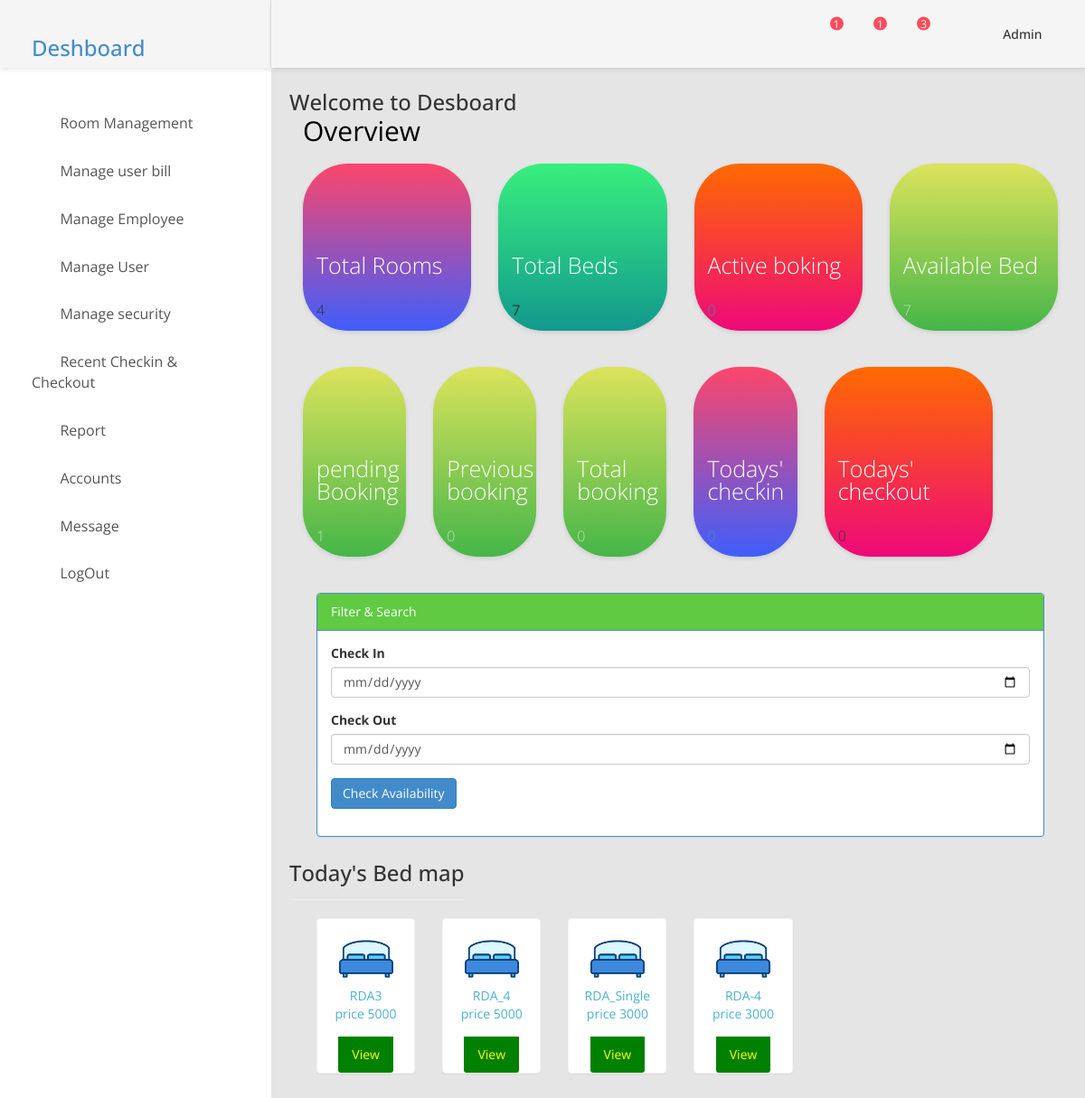
Page /admin/home.php on the committed database.
### tables this page shows
CREATE TABLE `bed` (
  `sl_id` int(20) NOT NULL,
  `bed_no` varchar(100) NOT NULL,
  `room_id` varchar(100) NOT NULL,
  `check_in` varchar(100) NOT NULL,
  `check_out` varchar(100) NOT NULL,
  `user_id` int(50) NOT NULL,
  `status` int(50) NOT NULL,
  `bed_image` varchar(100) NOT NULL
);

CREATE TABLE `add_room` (
  `id` int(11) NOT NULL,
  `name` varchar(100) NOT NULL,
  `hotel_id` int(50) NOT NULL,
  `wifi` varchar(100) NOT NULL,
  `ac` varchar(100) NOT NULL,
  `ac_per_day` int(50) NOT NULL,
  `body_message` varchar(100) NOT NULL,
  `body_message_per_day` int(50) NOT NULL,
  `meal` varchar(100) NOT NULL,
  `meal_per_day` int(50) NOT NULL,
  `image` varchar(50) NOT NULL,
  `price` int(11) NOT NULL,
  `bed_cost` int(100) NOT NULL,
  `type` varchar(20) NOT NULL
);

### admin/home.php (the view, shortened to what this page needs)
<?php include 'header.php';?>
            <div class="main-content">
                <div class="section__content section__content--p30">
                    <div class="container-fluid">
                        <div class="row">
                            <marquee><h3>Welcome to Desboard</h3></marquee>
                            <div class="col-md-12">
                                <div class="overview-wrap">
                                    <h2 class="title-1">overview</h2>
                                </div>
                            </div>
                        </div>
                        <div class="row m-t-25">
                            <div class="col-sm-6 col-lg-3">
                                <div class="overview-item overview-item--c1">
                                    <div class="overview__inner">
                                        <div class="overview-box clearfix">
                                            <div class="icon">
                                               <i class="fas fa-bed"></i>
                                            </div>
                                            <div class="text">
                                            <a href="viewroom.php">   <h2>Total Rooms</h2></a>
                                                <p><?php
																	$sql = "select * from add_room ";
																	$re = mysqli_query($con,$sql);
																	$ar = mysqli_num_rows($re);
																		echo $ar;
																?></p>
                                            </div>
                                        </div>
                                    </div>
                                </div>
                            </div>
                            <div class="col-sm-6 col-lg-3">
                                <div class="overview-item overview-item--c2">
                                    <div class="overview__inner">
                                        <div class="overview-box clearfix">
                                            <div class="icon">
                                                <i class="fas fa-bullhorn"></i></i>
                                            </div>
                                            <div class="text">
                                               <a href="viewbed.php"> <h2>Total Beds</h2></a>
												  </div>
													 <div>
														<p>
																				<?php
																	$sql = "select * from bed ";
																	$re = mysqli_query($con,$sql);
																	$tb = mysqli_num_rows($re);
																		echo $tb;
																?></p>
                                            </div>
                                        </div>
                                    </div>
                                </div>
                            </div>
                             <div class="col-sm-6 col-lg-3">
                                <div class="overview-item overview-item--c3">
                                    <div class="overview__inner">
                                        <div class="overview-box clearfix">
                                            <div class="icon">
                                               <i class="fas fa-assistive-listening-systems"></i>
                                            </div>
                                            <div class="text">
                                              <a href="booking.php">  <h2>Active boking</h2>
                                                	<p>	<?php
																	$dateorder = date("Y-m-d");
																	$sql = "select * from booking where statas = 1 AND check_in >= '$dateorder'";
																	$re = mysqli_query($con,$sql);
																	$ab = mysqli_num_rows($re);
						                                              echo $ab;
																?>
																				</p>
                                           </a>
                                            </div>
                                        </div>
                                    </div>
                                </div>
                            </div>
                              <div class="col-sm-6 col-lg-3">
                                <div class="overview-item overview-item--c4">
                                    <div class="overview__inner">
                                        <div class="overview-box clearfix">
                                            <div class="icon">
                                                                                               <i class="fas fa-assistive-listening-systems"></i>
                                            </div>
                                            <div class="text">
                                                <a href="viewbed.php">   <h2>Available  Bed</h2></a>
                                                <span>	<p>
																	<?php echo $tb-$ab; ?>
                                                    								</p></span>
                                            </div>
                                        </div>
                                    </div>
                                </div>
                            </div>
                               <div class="col-sm-6 col-lg-2">
                                <div class="overview-item overview-item--c4">
                                    <div class="overview__inner">
                                        <div class="overview-box clearfix">
                                            <div class="icon">
                                               <i class="fas fa-bell"></i>
                                            </div>
                                            <a href="booking.php">
                                                <div class="text">
                                                <h2>pending Booking</h2>
                                                <span><p>
																				<?php
																	$sql = "select * from booking where statas = 0 ";
																	$re = mysqli_query($con,$sql);
																	$pb = mysqli_num_rows($re);
						                                              echo $pb;
																?>
																				</p></span>
                                            </div>
                                            </a>
                                        </div>
                                    </div>
                                </div>
                            </div>
                             <div class="col-sm-6 col-lg-2">
                                <div class="overview-item overview-item--c4">
                                    <div class="overview__inner">
                                        <div class="overview-box clearfix">
                                            <div class="icon">
                                               <i class="fas fa-arrow-circle-up"></i>
                                            </div>
                                            <a href="booking.php">
                                                <div class="text">
                                                <h2>Previous booking</h2>
                                                <span><p>
																				<?php
																	$sql = "select * from booking where statas = 2 ";
																	$re = mysqli_query($con,$sql);
																	$pb1 = mysqli_num_rows($re);
						                                              echo $pb1;
																?>
																				</p></span>
                                            </div>
                                            </a>
                                        </div>
                                    </div>
                                </div>
                            </div>
                              <div class="col-sm-6 col-lg-2">
                                <div class="overview-item overview-item--c4">
                                    <div class="overview__inner">
                                        <div class="overview-box clearfix">
                                            <div class="icon">
                                                <i class="fas fa-arrow-down"></i>
                                            </div>
                                            <a href="booking.php">
                                                <div class="text">
                                                <h2>Total booking</h2>
                                                <span><p>
																				<?php echo $pb1+$ab;?>
																				</p></span>
                                            </div>
                                            </a>
                                        </div>
                                    </div>
                                </div>
                            </div>
                            <div class="col-sm-6 col-lg-2">
                                <div class="overview-item overview-item--c1">
                                    <div class="overview__inner">
                                        <div class="overview-box clearfix">
                                            <div class="icon">
                                                <i class="fas fa-arrow-circle-down"></i>
                                            </div>
                                            <div class="text">
                                            <a href="checkout.php">   <h2>Todays' checkin</h2>
                                                <p><?php
																	$dateorder = date("Y-m-d");
																	$sql = "select * from booking where check_in = '$dateorder' AND statas = 1 ";
																	$re = mysqli_query($con,$sql);
																	$tci = mysqli_num_rows($re);
						                                              echo $tci;
																?></p>
                                           </a>
                                            </div>
                                        </div>
                                    </div>
                                </div>
                            </div>
                                <div class="col-sm-6 col-lg-3">
                                <div class="overview-item overview-item--c3">
                                    <div class="overview__inner">
                                        <div class="overview-box clearfix">
                                            <div class="icon">
                                                <i class="fas fa-arrow-circle-up"></i>
                                            </div>
                                            <div class="text">
                                               <a href="checkout.php">  <h2>Todays' checkout</h2> </a>
                                                		<p>
																				<?php
																	$dateorder = date("Y-m-d");
																	$sql = "select * from booking where check_out = '$dateorder' AND statas = 1 ";
																	$re = mysqli_query($con,$sql);
																	$tco = mysqli_num_rows($re);
						                                              echo $tco;
																?>
																				</p>
                                            </div>
                                        </div>
                                    </div>
                                </div>
                            </div>
                        </div>
                        	<div class="col-md-12">
				 <div class="panel panel-primary">
				<div class=" panel-heading">
			Filter & Search
			    </div>
				<div class=" panel-body">
						<form action="" method="post">
								<div class="form-group">
								  <label> Check In  </label>
									<input type="date" name="checkin" class="form-control" value="" />
								</div>
								<div class="form-group">
								  <label> Check Out  </label>
									<input type="date" name="checkout" class="form-control" value="" />
								</div>
								<div class="form-group">
									<input type="submit" name="search" value="Check Availability" class="btn btn-primary" />
								</div>
						</form>
			    </div>
			</div>
													</div>
										</div>
										<div class="row">
										<?php
										if(isset($_POST["search"]))
											{ ?>
											<center> <h3>  Search Result </h3> <hr/></center>
										<?php	}
										else
										{ ?>
									<center> <h3>  Today's Bed map </h3> <hr/></center>
									<?php	}
										?>
										</div>
										<?php
										if(isset($_POST["search"]))
											{
										    $checkin  = $_POST["checkin"];
											$checkout  = $_POST["checkout"];
											$sql = "SELECT bed.sl_id,bed.bed_no,bed.room_id,bed.status,bed.bed_image,add_room.id,add_room.name,add_room.price from bed INNER JOIN add_room on bed.room_id = add_room.id";
										$re = mysqli_query($con,$sql);
										while($row= mysqli_fetch_array($re))
										{
												$id = $row['sl_id'];
												$bedname = $row['bed_no'];
												$bedstatus = $row['status'];
												$image = $row['bed_image'];
												$roomno = $row['name'];
												$price = $row['price'];
												$color = "green";
										?>
										<?php
										$sql = "SELECT  DISTINCT * FROM reservation";
										$re1 = mysqli_query($con,$sql);
										$dateorder = date("Y-m-d");
										while($row1= mysqli_fetch_array($re1))
										{
												$bed_no = $row1['bed_no'];
												$check_in = $row1['check_in'];
												$check_out = $row1['check_out'];
												$status = $row1['status'];
										if($bed_no == $id )
											{
												if( (($checkin < $check_in)&&($checkout < $check_in)) || (($checkin > $check_out)&&($checkout > $check_out)) )
												{
												}
												else
												{
														$color = "red";
												}
											}
										} ?>
									<div class="col-md-2" >
													<div class="panel panel-primary text-center no-boder bg-color-blue">
														<div class="panel-body">
															<img src="../images/bed.jpg"height="40px" width="60px"/>
															<?php echo $bedname ;?> <br>price <?php echo $price ;?>
														</div>
													<a href="../view_details.php?id=<?php echo $id;?>">
												<div class="panel-footer back-footer-blue" style="background-color:<?php echo $color;?>;color:yellow;">
													 	View
														</div>
														</a>
													</div>
											</div>
									<?php	}
											}
											else
											{
											$sql = "SELECT bed.sl_id,bed.bed_no,bed.room_id,bed.status,bed.bed_image,add_room.id,add_room.name,add_room.price from bed INNER JOIN add_room on bed.room_id = add_room.id";
										$re = mysqli_query($con,$sql);
										while($row= mysqli_fetch_array($re))
										{
												$id = $row['sl_id'];
												$bedname = $row['bed_no'];
												$price = $row['price'];
												$color = "green";
										?>
									<div class="col-md-2" >
													<div class="panel panel-primary text-center no-boder bg-color-blue">
														<div class="panel-body">
															<img src="../images/bed.jpg"height="40px" width="60px"/>
															<?php echo $bedname ;?> <br>price <?php echo $price ;?>
														</div>
													<a href="../view_details.php?id=<?php echo $id;?>">
												<div class="panel-footer back-footer-blue" style="background-color:<?php echo $color;?>;color:yellow;">
													 	View
														</div>
														</a>
													</div>
											</div>
									<?php	}
											}
										?>
        </div>
    </div>
</body>
</html>

### rows in the picture
bed: bed_no "RDA3", add_room.price "5000"
bed: bed_no "RDA_4", add_room.price "5000"
bed: bed_no "RDA_Single", add_room.price "3000"
bed: bed_no "RDA-4", add_room.price "3000"

### other values in the picture
$ar "4"
$tb "7"
$ab "0"
$tb-$ab "7"
$pb "1"
$pb1 "0"
$pb1+$ab "0"
$tci "0"
$tco "0"
